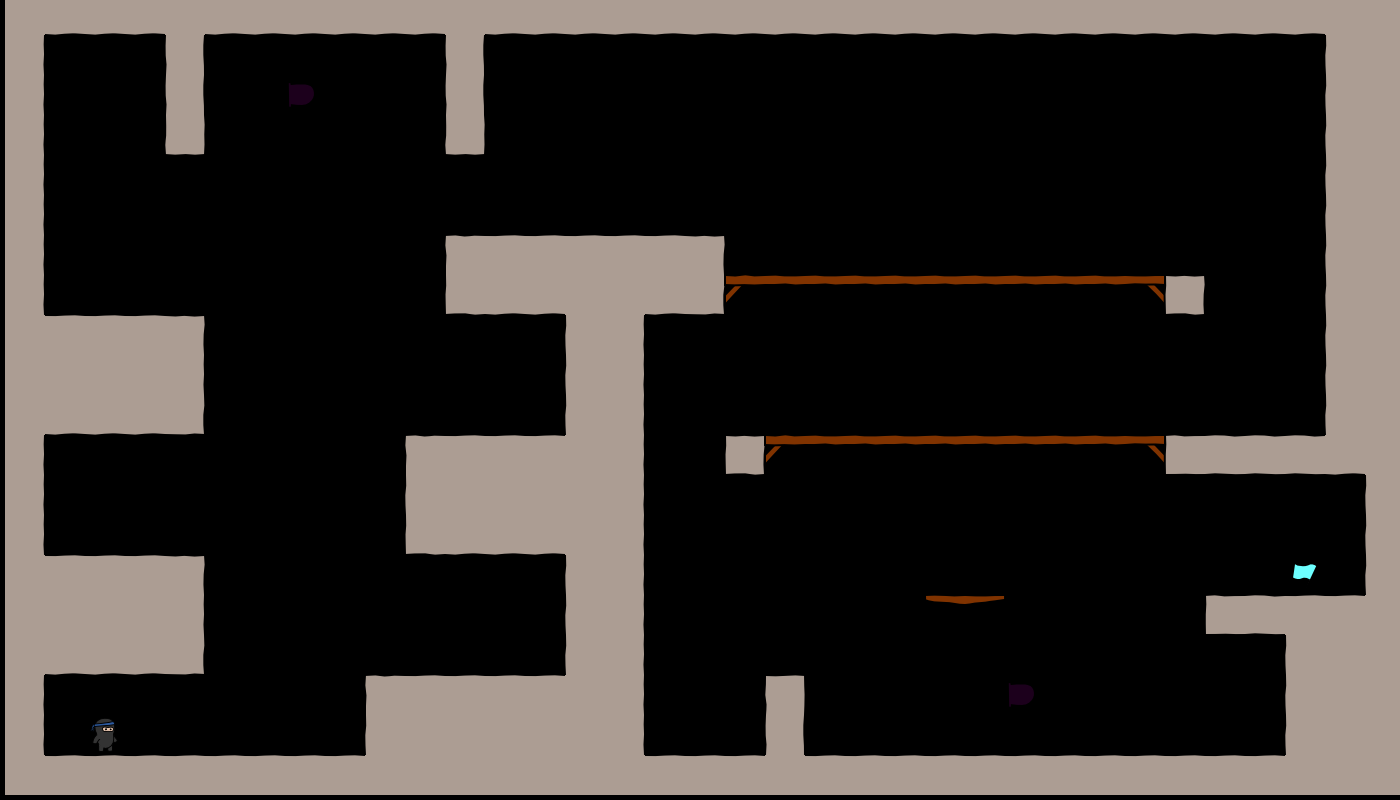

Below is a game level as drawn by its tile map, then a one-line description and the .tmx file that defines it, in full:
An orthogonal 35x20 tile map with 40x40 px tiles, 1 tile layer (bg).

<map version="1.0" orientation="orthogonal" width="35" height="20" tilewidth="40" tileheight="40">
 <tileset firstgid="1" name="tiles6_gapped" tilewidth="50" tileheight="50">
  <image source="tiles6_gapped.png" width="300" height="500" />
 </tileset>
 <layer name="bg" width="35" height="20">
  <data encoding="csv">
14,20,20,20,14,20,20,20,20,20,20,14,20,20,20,20,20,20,20,20,20,20,20,20,20,20,20,20,20,20,20,20,20,14,14,
15,0,0,0,16,0,0,0,0,0,0,16,0,0,0,0,0,0,0,0,0,0,0,0,0,0,0,0,0,0,0,0,0,13,14,
15,0,0,0,16,0,0,54,0,0,0,16,0,0,0,0,0,0,0,0,0,0,0,0,0,0,0,0,0,0,0,0,0,13,14,
15,0,0,0,22,0,0,0,0,0,0,22,0,0,0,0,0,0,0,0,0,0,0,0,0,0,0,0,0,0,0,0,0,13,14,
15,0,0,0,0,0,0,0,0,0,0,0,0,0,0,0,0,0,0,0,0,0,0,0,0,0,0,0,0,0,0,0,0,13,14,
15,0,0,0,0,0,0,0,0,0,0,0,0,0,0,0,0,0,0,0,0,0,0,0,0,0,0,0,0,0,0,0,0,13,14,
15,0,0,0,0,0,0,0,0,0,0,7,8,8,8,8,8,9,0,0,0,0,0,0,0,0,0,0,0,0,0,0,0,13,14,
15,0,0,0,0,0,0,0,0,0,0,19,20,20,14,14,20,21,11,17,17,17,17,17,17,17,17,17,12,4,0,0,0,13,14,
14,8,8,8,9,0,0,0,0,0,0,0,0,0,13,15,0,0,0,0,0,0,0,0,0,0,0,0,0,0,0,0,0,13,14,
14,14,14,14,15,0,0,0,0,0,0,0,0,0,13,15,0,0,0,0,0,0,0,0,0,0,0,0,0,0,0,0,0,13,14,
14,20,20,20,21,0,0,0,0,0,0,0,0,0,13,15,0,0,0,0,0,0,0,0,0,0,0,0,0,0,0,0,0,13,14,
15,0,0,0,0,0,0,0,0,0,7,8,8,8,14,15,0,0,4,11,17,17,17,17,17,17,17,17,12,1,2,2,2,20,14,
15,0,0,0,0,0,0,0,0,0,13,14,14,14,14,15,0,0,0,0,0,0,0,0,0,0,0,0,0,0,0,0,0,0,13,
15,0,0,0,0,0,0,0,0,0,19,20,20,20,14,15,0,0,0,0,0,0,0,0,0,0,0,0,0,0,0,0,0,0,13,
14,8,8,8,9,0,0,0,0,0,0,0,0,0,13,15,0,0,0,0,0,0,0,0,0,0,0,0,0,0,0,0,48,0,13,
14,14,14,14,15,0,0,0,0,0,0,0,0,0,13,15,0,0,0,0,0,0,0,5,6,0,0,0,0,0,1,2,8,8,14,
14,20,20,20,21,0,0,0,0,0,0,0,0,0,13,15,0,0,0,0,0,0,0,0,0,0,0,0,0,0,0,0,13,14,14,
15,0,0,0,0,0,0,0,0,7,8,8,8,8,14,15,0,0,0,10,0,0,0,0,0,54,0,0,0,0,0,0,13,14,14,
15,0,47,0,0,0,0,0,0,13,14,14,14,14,14,15,0,0,0,16,0,0,0,0,0,0,0,0,0,0,0,0,13,14,14,
14,8,8,8,8,8,8,8,8,14,14,14,14,14,14,14,8,8,8,14,8,8,8,8,8,8,8,8,8,8,8,8,14,14,14
</data>
 </layer>
</map>
